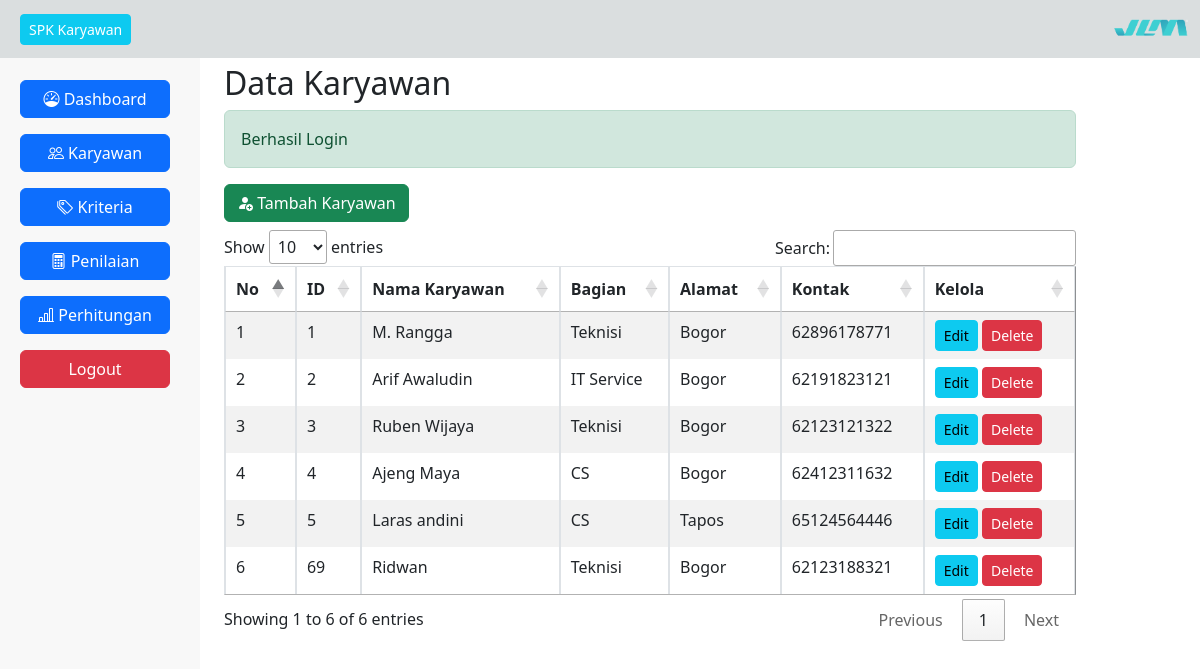
The app's page /page.php?q=karyawanView (signed in) with its own data.
### tables this page shows
CREATE TABLE `karyawan` (
  `id_karyawan` int(11) NOT NULL,
  `nama_karyawan` varchar(100) NOT NULL,
  `bagian` varchar(100) NOT NULL,
  `alamat` text NOT NULL,
  `no_hp` bigint(20) NOT NULL
);

### Models/Karyawan.php (called while the page is built, shortened)
<?php
require_once 'Database.php';
class Karyawan
{
    private $db;
    function __construct()
    {
        $database = new Database();
        $this->db = $database->getConnection();
    }
    function tampil_data()
    {
        $data = mysqli_query($this->db, "SELECT * FROM karyawan");
        $row = mysqli_fetch_all($data, MYSQLI_ASSOC);
        return $row;
    }
}

### Database.php (called while the page is built, shortened)
<?php
class Database
{
    public $host = "localhost";
    public $uname = "root";
    public $pass = "";
    public $db = "penilaian_saw";
    public function getConnection()
    {
        $this->conn = mysqli_connect($this->host, $this->uname, $this->pass);
        mysqli_select_db($this->conn, $this->db);
        return $this->conn;
    }
}

### Views/karyawanView.php (the view, shortened to what this page needs)
<?php
include 'Models/Karyawan.php';
$db = new Karyawan();
?>
<h2 class="pt-3">Data Karyawan</h2>
<?php
msg_query();
?>
<a href="../penilaian/page.php?q=karyawanInput"><button class="btn btn-success"><i class="bi bi-person-fill-add"></i> Tambah Karyawan</button></a>
<div class='table-responsive pt-2'>
    <table id="myTable" class="table table-striped table-bordered" border="1">
        <thead>
            <tr>
                <th>No</th>
                <th>ID</th>
                <th>Nama Karyawan</th>
                <th>Bagian</th>
                <th>Alamat</th>
                <th>Kontak</th>
                <th>Kelola</th>
            </tr>
        </thead>
        <tbody>
            <?php
            $no = 1;
            foreach ($db->tampil_data() as $karyawan) {
            ?>
                <tr>
                    <td><?php echo $no++; ?></td>
                    <td><?php echo $karyawan['id_karyawan'] ?></td>
                    <td><?php echo $karyawan['nama_karyawan'] ?></td>
                    <td><?php echo $karyawan['bagian'] ?></td>
                    <td><?php echo $karyawan['alamat'] ?></td>
                    <td><?php echo $karyawan['no_hp'] ?></td>
                    <td>
                        <a href="../penilaian/page.php?q=karyawanEdit&id_karyawan=<?php echo $karyawan['id_karyawan']; ?>"><button class="btn btn-sm btn-info">Edit</button></a>
                        <a href="../penilaian/page.php?q=karyawanAct&id_karyawan=<?php echo $karyawan['id_karyawan']; ?>&aksi=hapus_data" onclick="return confirm('Apakah Anda yakin ingin menghapus data ini?')"><button class="btn btn-sm btn-danger">Delete</button></a>
                    </td>
                </tr>
            <?php
            }
            ?>
        </tbody>
    </table>
</div>

### layouts/header.php (shortened to what this page needs)
<?php
include '../penilaian/Widgets/badge.php';
?>
<!DOCTYPE html>
<html lang="en">
<head>
    <link href="https://cdn.jsdelivr.net/npm/bootstrap@5.2.3/dist/css/bootstrap.min.css" rel="stylesheet" />
    <link rel="stylesheet" href="https://cdn.jsdelivr.net/npm/bootstrap-icons@1.11.3/font/bootstrap-icons.min.css" />
    <link rel="stylesheet" href="../penilaian/main.css" />
    <link rel="stylesheet" href="https://cdn.datatables.net/1.13.7/css/jquery.dataTables.css" />
    <link rel="stylesheet" href="https://cdn.datatables.net/responsive/2.5.0/css/responsive.dataTables.min.css" />
</head>
<body>
    <div class="container-fluid">
        <div class="row">
            <nav class="navbar fixed-top navbar-expand-lg">
                <div class="container-fluid">
                    <a class="navbar-brand mx-lg-2" href="../penilaian/page.php?q=home"><button class="btn btn-sm btn-info text-white">SPK Karyawan</button> </a>
                    <img src="logo_jlm.png" alt="" height="20px">
                </div>
            </nav>
            <aside class="bd-sidebar col col-12 col-sm-12 col-lg-2 h-100vh pt-3">
                <div class="">
                    <div class="offcanvas-lg offcanvas-start pt-lg-5 mt-lg-3 m-lg-2" tabindex="-1" id="offcanvasResponsive" aria-labelledby="offcanvasResponsiveLabel">
                        <div class="offcanvas-body">
                            <nav class="bd-links w-100" id="bd-docs-nav" aria-label="Docs navigation">
                                <p class="d-inline-flex gap-1">
                                    <a href="../penilaian/page.php?q=home">
                                        <button class="btn btn-primary" style="min-width: 150px;" type="button">
                                            <i class="bi bi-speedometer"> </i>Dashboard
                                        </button>
                                    </a>
                                </p>
                                <p class="d-inline-flex gap-1">
                                    <a href="../penilaian/page.php?q=karyawanView">
                                        <button class="btn btn-primary" style="min-width: 150px;" type="button">
                                            <i class="bi bi-people"> </i>Karyawan
                                        </button>
                                    </a>
                                </p>
                                <p class="d-inline-flex gap-1">
                                    <a href="../penilaian/page.php?q=kriteriaView">
                                        <button class="btn btn-primary" style="min-width: 150px;" type="button">
                                            <i class="bi bi-tags"> </i>Kriteria
                                        </button>
                                    </a>
                                </p>
                                <p class="d-inline-flex gap-1">
                                    <a href="../penilaian/page.php?q=penilaianView">
                                        <button class="btn btn-primary" style="min-width: 150px;" type="button">
                                            <i class="bi bi-calculator"> </i>Penilaian
                                        </button>
                                    </a>
                                </p>
                                <p class="d-inline-flex gap-1">
                                    <a href="../penilaian/page.php?q=rankView">
                                        <button class="btn btn-primary" style="min-width: 150px;" type="button">
                                            <i class="bi bi-bar-chart-line"> </i>Perhitungan
                                        </button>
                                    </a>
                                </p>
                                <p class="d-inline-flex gap-1">
                                    <a href="../penilaian/page.php?q=logout"><button class="btn btn-danger" style="min-width: 150px;">Logout</button></a>
                                </p>
                            </nav>
                        </div>
                    </div>
                </div>
            </aside>
            <main class="main col col-sm-11 col-lg-9 p-lg-0">
                <div class="pt-5">

### page.php (shortened to what this page needs)
<?php
include 'layouts/header.php';
?>
<div class="container">
    <main>
        <div class="container-fluid">
            <?php
            if (isset($_GET['q'])) {
                $q = $_GET['q'];
                switch ($q) {
                    case 'karyawanView':
                        include "../penilaian/views/karyawanView.php";
                        break;
                }
            } else {
                echo "<a href='../penilaian/index.php'>Kembali ke Beranda</a>";
            }
            ?>
            <?php
            include 'layouts/footer.php';
            ?>

### Widgets/badge.php (shortened to what this page needs)
<?php
function msg_query()
{
    if (isset($_SESSION['success'])) {
?>
        <div class="alert alert-success" role="alert">
            <?php echo $_SESSION['success']; ?>
        </div>
    <?php
    }
}

### layouts/footer.php (shortened to what this page needs)
</div>
</main>
</div>
</div>
</body>
</html>

### main.css (style rules this page uses)
.bd-sidebar { background: #f8f8f8; }
.navbar { background-color: rgb(218, 222, 223); }
.main { min-height: 100vh; }

### records on screen
karyawan: id_karyawan "1", nama_karyawan "M. Rangga", bagian "Teknisi", alamat "Bogor", no_hp "62896178771"
karyawan: id_karyawan "2", nama_karyawan "Arif Awaludin", bagian "IT Service", alamat "Bogor", no_hp "62191823121"
karyawan: id_karyawan "3", nama_karyawan "Ruben Wijaya", bagian "Teknisi", alamat "Bogor", no_hp "62123121322"
karyawan: id_karyawan "4", nama_karyawan "Ajeng Maya", bagian "CS", alamat "Bogor", no_hp "62412311632"
karyawan: id_karyawan "5", nama_karyawan "Laras andini", bagian "CS", alamat "Tapos", no_hp "65124564446"
karyawan: id_karyawan "69", nama_karyawan "Ridwan", bagian "Teknisi", alamat "Bogor", no_hp "62123188321"

### other values on screen
$_SESSION['success'] "Berhasil Login"
